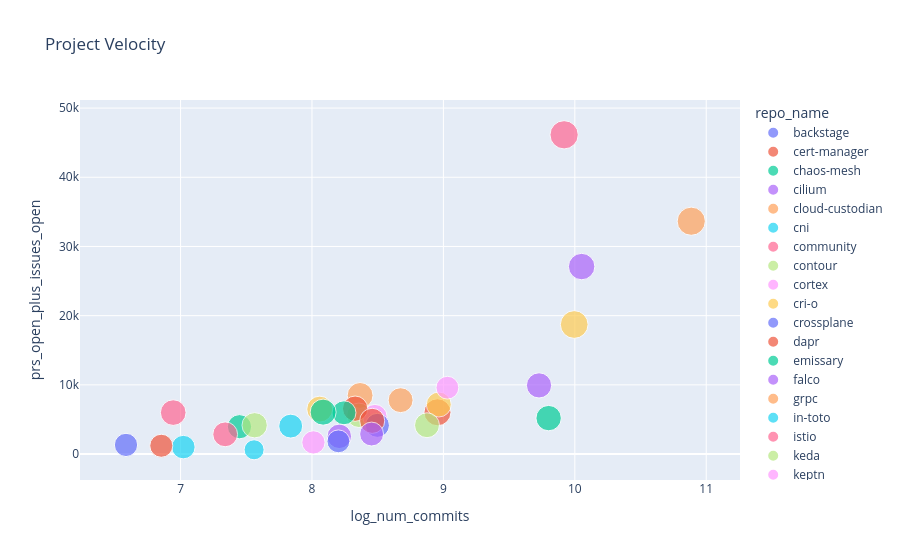

The code cell stored with this chart in its notebook:
### Code cell
fig.show()

### Figure 1 — Plotly figure (JSON) as saved in the notebook; plotly's stock layout.template omitted (floating-point values rounded to 4 significant figures)
{"data": [{"customdata": [["backstage"]], "hovertemplate": "repo_name=%{customdata[0]}<br>log_num_commits=%{x}<br>prs_open_plus_issues_open=%{y}<br>log_num_contrib=%{marker.size}<extra></extra>", "legendgroup": "backstage", "marker": {"color": "#636efa", "size": [7.433], "sizemode": "area", "sizeref": 0.02156, "symbol": "circle"}, "mode": "markers", "name": "backstage", "orientation": "v", "showlegend": true, "type": "scatter", "x": [10.61], "xaxis": "x", "y": [null], "yaxis": "y"}, {"customdata": [["cert-manager"]], "hovertemplate": "repo_name=%{customdata[0]}<br>log_num_commits=%{x}<br>prs_open_plus_issues_open=%{y}<br>log_num_contrib=%{marker.size}<extra></extra>", "legendgroup": "cert-manager", "marker": {"color": "#EF553B", "size": [7.87], "sizemode": "area", "sizeref": 0.02156, "symbol": "circle"}, "mode": "markers", "name": "cert-manager", "orientation": "v", "showlegend": true, "type": "scatter", "x": [8.955], "xaxis": "x", "y": [6036], "yaxis": "y"}, {"customdata": [["chaos-mesh"]], "hovertemplate": "repo_name=%{customdata[0]}<br>log_num_commits=%{x}<br>prs_open_plus_issues_open=%{y}<br>log_num_contrib=%{marker.size}<extra></extra>", "legendgroup": "chaos-mesh", "marker": {"color": "#00cc96", "size": [6.332], "sizemode": "area", "sizeref": 0.02156, "symbol": "circle"}, "mode": "markers", "name": "chaos-mesh", "orientation": "v", "showlegend": true, "type": "scatter", "x": [7.448], "xaxis": "x", "y": [3951], "yaxis": "y"}, {"customdata": [["cilium"]], "hovertemplate": "repo_name=%{customdata[0]}<br>log_num_commits=%{x}<br>prs_open_plus_issues_open=%{y}<br>log_num_contrib=%{marker.size}<extra></extra>", "legendgroup": "cilium", "marker": {"color": "#ab63fa", "size": [7.542], "sizemode": "area", "sizeref": 0.02156, "symbol": "circle"}, "mode": "markers", "name": "cilium", "orientation": "v", "showlegend": true, "type": "scatter", "x": [10.05], "xaxis": "x", "y": [27098], "yaxis": "y"}, {"customdata": [["cloud-custodian"]], "hovertemplate": "repo_name=%{customdata[0]}<br>log_num_commits=%{x}<br>prs_open_plus_issues_open=%{y}<br>log_num_contrib=%{marker.size}<extra></extra>", "legendgroup": "cloud-custodian", "marker": {"color": "#FFA15A", "size": [7.197], "sizemode": "area", "sizeref": 0.02156, "symbol": "circle"}, "mode": "markers", "name": "cloud-custodian", "orientation": "v", "showlegend": true, "type": "scatter", "x": [8.366], "xaxis": "x", "y": [8475], "yaxis": "y"}, {"customdata": [["cni"]], "hovertemplate": "repo_name=%{customdata[0]}<br>log_num_commits=%{x}<br>prs_open_plus_issues_open=%{y}<br>log_num_contrib=%{marker.size}<extra></extra>", "legendgroup": "cni", "marker": {"color": "#19d3f3", "size": [5.974], "sizemode": "area", "sizeref": 0.02156, "symbol": "circle"}, "mode": "markers", "name": "cni", "orientation": "v", "showlegend": true, "type": "scatter", "x": [7.021], "xaxis": "x", "y": [1006], "yaxis": "y"}, {"customdata": [["community"]], "hovertemplate": "repo_name=%{customdata[0]}<br>log_num_commits=%{x}<br>prs_open_plus_issues_open=%{y}<br>log_num_contrib=%{marker.size}<extra></extra>", "legendgroup": "community", "marker": {"color": "#FF6692", "size": [6.639], "sizemode": "area", "sizeref": 0.02156, "symbol": "circle"}, "mode": "markers", "name": "community", "orientation": "v", "showlegend": true, "type": "scatter", "x": [7.34], "xaxis": "x", "y": [2851], "yaxis": "y"}, {"customdata": [["contour"]], "hovertemplate": "repo_name=%{customdata[0]}<br>log_num_commits=%{x}<br>prs_open_plus_issues_open=%{y}<br>log_num_contrib=%{marker.size}<extra></extra>", "legendgroup": "contour", "marker": {"color": "#B6E880", "size": [6.463], "sizemode": "area", "sizeref": 0.02156, "symbol": "circle"}, "mode": "markers", "name": "contour", "orientation": "v", "showlegend": true, "type": "scatter", "x": [8.357], "xaxis": "x", "y": [5605], "yaxis": "y"}, {"customdata": [["cortex"]], "hovertemplate": "repo_name=%{customdata[0]}<br>log_num_commits=%{x}<br>prs_open_plus_issues_open=%{y}<br>log_num_contrib=%{marker.size}<extra></extra>", "legendgroup": "cortex", "marker": {"color": "#FF97FF", "size": [6.483], "sizemode": "area", "sizeref": 0.02156, "symbol": "circle"}, "mode": "markers", "name": "cortex", "orientation": "v", "showlegend": true, "type": "scatter", "x": [8.478], "xaxis": "x", "y": [5404], "yaxis": "y"}, {"customdata": [["cri-o"]], "hovertemplate": "repo_name=%{customdata[0]}<br>log_num_commits=%{x}<br>prs_open_plus_issues_open=%{y}<br>log_num_contrib=%{marker.size}<extra></extra>", "legendgroup": "cri-o", "marker": {"color": "#FECB52", "size": [6.726], "sizemode": "area", "sizeref": 0.02156, "symbol": "circle"}, "mode": "markers", "name": "cri-o", "orientation": "v", "showlegend": true, "type": "scatter", "x": [8.965], "xaxis": "x", "y": [7160], "yaxis": "y"}, {"customdata": [["crossplane"]], "hovertemplate": "repo_name=%{customdata[0]}<br>log_num_commits=%{x}<br>prs_open_plus_issues_open=%{y}<br>log_num_contrib=%{marker.size}<extra></extra>", "legendgroup": "crossplane", "marker": {"color": "#636efa", "size": [6.254], "sizemode": "area", "sizeref": 0.02156, "symbol": "circle"}, "mode": "markers", "name": "crossplane", "orientation": "v", "showlegend": true, "type": "scatter", "x": [8.498], "xaxis": "x", "y": [4149], "yaxis": "y"}, {"customdata": [["dapr"]], "hovertemplate": "repo_name=%{customdata[0]}<br>log_num_commits=%{x}<br>prs_open_plus_issues_open=%{y}<br>log_num_contrib=%{marker.size}<extra></extra>", "legendgroup": "dapr", "marker": {"color": "#EF553B", "size": [6.921], "sizemode": "area", "sizeref": 0.02156, "symbol": "circle"}, "mode": "markers", "name": "dapr", "orientation": "v", "showlegend": true, "type": "scatter", "x": [8.328], "xaxis": "x", "y": [6558], "yaxis": "y"}, {"customdata": [["emissary"]], "hovertemplate": "repo_name=%{customdata[0]}<br>log_num_commits=%{x}<br>prs_open_plus_issues_open=%{y}<br>log_num_contrib=%{marker.size}<extra></extra>", "legendgroup": "emissary", "marker": {"color": "#00cc96", "size": [6.951], "sizemode": "area", "sizeref": 0.02156, "symbol": "circle"}, "mode": "markers", "name": "emissary", "orientation": "v", "showlegend": true, "type": "scatter", "x": [9.801], "xaxis": "x", "y": [5197], "yaxis": "y"}, {"customdata": [["falco"]], "hovertemplate": "repo_name=%{customdata[0]}<br>log_num_commits=%{x}<br>prs_open_plus_issues_open=%{y}<br>log_num_contrib=%{marker.size}<extra></extra>", "legendgroup": "falco", "marker": {"color": "#ab63fa", "size": [6.452], "sizemode": "area", "sizeref": 0.02156, "symbol": "circle"}, "mode": "markers", "name": "falco", "orientation": "v", "showlegend": true, "type": "scatter", "x": [8.208], "xaxis": "x", "y": [2564], "yaxis": "y"}, {"customdata": [["grpc"]], "hovertemplate": "repo_name=%{customdata[0]}<br>log_num_commits=%{x}<br>prs_open_plus_issues_open=%{y}<br>log_num_contrib=%{marker.size}<extra></extra>", "legendgroup": "grpc", "marker": {"color": "#FFA15A", "size": [8.561], "sizemode": "area", "sizeref": 0.02156, "symbol": "circle"}, "mode": "markers", "name": "grpc", "orientation": "v", "showlegend": true, "type": "scatter", "x": [10.89], "xaxis": "x", "y": [33652], "yaxis": "y"}, {"customdata": [["in-toto"]], "hovertemplate": "repo_name=%{customdata[0]}<br>log_num_commits=%{x}<br>prs_open_plus_issues_open=%{y}<br>log_num_contrib=%{marker.size}<extra></extra>", "legendgroup": "in-toto", "marker": {"color": "#19d3f3", "size": [4.331], "sizemode": "area", "sizeref": 0.02156, "symbol": "circle"}, "mode": "markers", "name": "in-toto", "orientation": "v", "showlegend": true, "type": "scatter", "x": [7.56], "xaxis": "x", "y": [616], "yaxis": "y"}, {"customdata": [["istio"]], "hovertemplate": "repo_name=%{customdata[0]}<br>log_num_commits=%{x}<br>prs_open_plus_issues_open=%{y}<br>log_num_contrib=%{marker.size}<extra></extra>", "legendgroup": "istio", "marker": {"color": "#FF6692", "size": [8.624], "sizemode": "area", "sizeref": 0.02156, "symbol": "circle"}, "mode": "markers", "name": "istio", "orientation": "v", "showlegend": true, "type": "scatter", "x": [9.919], "xaxis": "x", "y": [46138], "yaxis": "y"}, {"customdata": [["keda"]], "hovertemplate": "repo_name=%{customdata[0]}<br>log_num_commits=%{x}<br>prs_open_plus_issues_open=%{y}<br>log_num_contrib=%{marker.size}<extra></extra>", "legendgroup": "keda", "marker": {"color": "#B6E880", "size": [6.912], "sizemode": "area", "sizeref": 0.02156, "symbol": "circle"}, "mode": "markers", "name": "keda", "orientation": "v", "showlegend": true, "type": "scatter", "x": [7.564], "xaxis": "x", "y": [4162], "yaxis": "y"}, {"customdata": [["keptn"]], "hovertemplate": "repo_name=%{customdata[0]}<br>log_num_commits=%{x}<br>prs_open_plus_issues_open=%{y}<br>log_num_contrib=%{marker.size}<extra></extra>", "legendgroup": "keptn", "marker": {"color": "#FF97FF", "size": [5.609], "sizemode": "area", "sizeref": 0.02156, "symbol": "circle"}, "mode": "markers", "name": "keptn", "orientation": "v", "showlegend": true, "type": "scatter", "x": [9.03], "xaxis": "x", "y": [9593], "yaxis": "y"}, {"customdata": [["keycloak"]], "hovertemplate": "repo_name=%{customdata[0]}<br>log_num_commits=%{x}<br>prs_open_plus_issues_open=%{y}<br>log_num_contrib=%{marker.size}<extra></extra>", "legendgroup": "keycloak", "marker": {"color": "#FECB52", "size": [8.299], "sizemode": "area", "sizeref": 0.02156, "symbol": "circle"}, "mode": "markers", "name": "keycloak", "orientation": "v", "showlegend": true, "type": "scatter", "x": [9.995], "xaxis": "x", "y": [18721], "yaxis": "y"}, {"customdata": [["kruise"]], "hovertemplate": "repo_name=%{customdata[0]}<br>log_num_commits=%{x}<br>prs_open_plus_issues_open=%{y}<br>log_num_contrib=%{marker.size}<extra></extra>", "legendgroup": "kruise", "marker": {"color": "#636efa", "size": [5.832], "sizemode": "area", "sizeref": 0.02156, "symbol": "circle"}, "mode": "markers", "name": "kruise", "orientation": "v", "showlegend": true, "type": "scatter", "x": [6.585], "xaxis": "x", "y": [1321], "yaxis": "y"}, {"customdata": [["kubeedge"]], "hovertemplate": "repo_name=%{customdata[0]}<br>log_num_commits=%{x}<br>prs_open_plus_issues_open=%{y}<br>log_num_contrib=%{marker.size}<extra></extra>", "legendgroup": "kubeedge", "marker": {"color": "#EF553B", "size": [6.813], "sizemode": "area", "sizeref": 0.02156, "symbol": "circle"}, "mode": "markers", "name": "kubeedge", "orientation": "v", "showlegend": true, "type": "scatter", "x": [8.458], "xaxis": "x", "y": [4800], "yaxis": "y"}, {"customdata": [["kubevela"]], "hovertemplate": "repo_name=%{customdata[0]}<br>log_num_commits=%{x}<br>prs_open_plus_issues_open=%{y}<br>log_num_contrib=%{marker.size}<extra></extra>", "legendgroup": "kubevela", "marker": {"color": "#00cc96", "size": [6.19], "sizemode": "area", "sizeref": 0.02156, "symbol": "circle"}, "mode": "markers", "name": "kubevela", "orientation": "v", "showlegend": true, "type": "scatter", "x": [8.244], "xaxis": "x", "y": [5965], "yaxis": "y"}, {"customdata": [["kubevirt"]], "hovertemplate": "repo_name=%{customdata[0]}<br>log_num_commits=%{x}<br>prs_open_plus_issues_open=%{y}<br>log_num_contrib=%{marker.size}<extra></extra>", "legendgroup": "kubevirt", "marker": {"color": "#ab63fa", "size": [6.865], "sizemode": "area", "sizeref": 0.02156, "symbol": "circle"}, "mode": "markers", "name": "kubevirt", "orientation": "v", "showlegend": true, "type": "scatter", "x": [9.728], "xaxis": "x", "y": [9923], "yaxis": "y"}, {"customdata": [["kyverno"]], "hovertemplate": "repo_name=%{customdata[0]}<br>log_num_commits=%{x}<br>prs_open_plus_issues_open=%{y}<br>log_num_contrib=%{marker.size}<extra></extra>", "legendgroup": "kyverno", "marker": {"color": "#FFA15A", "size": [6.693], "sizemode": "area", "sizeref": 0.02156, "symbol": "circle"}, "mode": "markers", "name": "kyverno", "orientation": "v", "showlegend": true, "type": "scatter", "x": [8.674], "xaxis": "x", "y": [7786], "yaxis": "y"}, {"customdata": [["litmus"]], "hovertemplate": "repo_name=%{customdata[0]}<br>log_num_commits=%{x}<br>prs_open_plus_issues_open=%{y}<br>log_num_contrib=%{marker.size}<extra></extra>", "legendgroup": "litmus", "marker": {"color": "#19d3f3", "size": [6.163], "sizemode": "area", "sizeref": 0.02156, "symbol": "circle"}, "mode": "markers", "name": "litmus", "orientation": "v", "showlegend": true, "type": "scatter", "x": [7.838], "xaxis": "x", "y": [4041], "yaxis": "y"}, {"customdata": [["longhorn"]], "hovertemplate": "repo_name=%{customdata[0]}<br>log_num_commits=%{x}<br>prs_open_plus_issues_open=%{y}<br>log_num_contrib=%{marker.size}<extra></extra>", "legendgroup": "longhorn", "marker": {"color": "#FF6692", "size": [7.093], "sizemode": "area", "sizeref": 0.02156, "symbol": "circle"}, "mode": "markers", "name": "longhorn", "orientation": "v", "showlegend": true, "type": "scatter", "x": [6.944], "xaxis": "x", "y": [5992], "yaxis": "y"}, {"customdata": [["nats-server"]], "hovertemplate": "repo_name=%{customdata[0]}<br>log_num_commits=%{x}<br>prs_open_plus_issues_open=%{y}<br>log_num_contrib=%{marker.size}<extra></extra>", "legendgroup": "nats-server", "marker": {"color": "#B6E880", "size": [6.683], "sizemode": "area", "sizeref": 0.02156, "symbol": "circle"}, "mode": "markers", "name": "nats-server", "orientation": "v", "showlegend": true, "type": "scatter", "x": [8.875], "xaxis": "x", "y": [4165], "yaxis": "y"}, {"customdata": [["notary"]], "hovertemplate": "repo_name=%{customdata[0]}<br>log_num_commits=%{x}<br>prs_open_plus_issues_open=%{y}<br>log_num_contrib=%{marker.size}<extra></extra>", "legendgroup": "notary", "marker": {"color": "#FF97FF", "size": [5.844], "sizemode": "area", "sizeref": 0.02156, "symbol": "circle"}, "mode": "markers", "name": "notary", "orientation": "v", "showlegend": true, "type": "scatter", "x": [8.011], "xaxis": "x", "y": [1685], "yaxis": "y"}, {"customdata": [["operator-sdk"]], "hovertemplate": "repo_name=%{customdata[0]}<br>log_num_commits=%{x}<br>prs_open_plus_issues_open=%{y}<br>log_num_contrib=%{marker.size}<extra></extra>", "legendgroup": "operator-sdk", "marker": {"color": "#FECB52", "size": [7.249], "sizemode": "area", "sizeref": 0.02156, "symbol": "circle"}, "mode": "markers", "name": "operator-sdk", "orientation": "v", "showlegend": true, "type": "scatter", "x": [8.059], "xaxis": "x", "y": [6496], "yaxis": "y"}, {"customdata": [["pack"]], "hovertemplate": "repo_name=%{customdata[0]}<br>log_num_commits=%{x}<br>prs_open_plus_issues_open=%{y}<br>log_num_contrib=%{marker.size}<extra></extra>", "legendgroup": "pack", "marker": {"color": "#636efa", "size": [5.642], "sizemode": "area", "sizeref": 0.02156, "symbol": "circle"}, "mode": "markers", "name": "pack", "orientation": "v", "showlegend": true, "type": "scatter", "x": [8.201], "xaxis": "x", "y": [1838], "yaxis": "y"}, {"customdata": [["spec"]], "hovertemplate": "repo_name=%{customdata[0]}<br>log_num_commits=%{x}<br>prs_open_plus_issues_open=%{y}<br>log_num_contrib=%{marker.size}<extra></extra>", "legendgroup": "spec", "marker": {"color": "#EF553B", "size": [5.743], "sizemode": "area", "sizeref": 0.02156, "symbol": "circle"}, "mode": "markers", "name": "spec", "orientation": "v", "showlegend": true, "type": "scatter", "x": [6.853], "xaxis": "x", "y": [1201], "yaxis": "y"}, {"customdata": [["thanos"]], "hovertemplate": "repo_name=%{customdata[0]}<br>log_num_commits=%{x}<br>prs_open_plus_issues_open=%{y}<br>log_num_contrib=%{marker.size}<extra></extra>", "legendgroup": "thanos", "marker": {"color": "#00cc96", "size": [7.321], "sizemode": "area", "sizeref": 0.02156, "symbol": "circle"}, "mode": "markers", "name": "thanos", "orientation": "v", "showlegend": true, "type": "scatter", "x": [8.085], "xaxis": "x", "y": [6057], "yaxis": "y"}, {"customdata": [["volcano"]], "hovertemplate": "repo_name=%{customdata[0]}<br>log_num_commits=%{x}<br>prs_open_plus_issues_open=%{y}<br>log_num_contrib=%{marker.size}<extra></extra>", "legendgroup": "volcano", "marker": {"color": "#ab63fa", "size": [6.153], "sizemode": "area", "sizeref": 0.02156, "symbol": "circle"}, "mode": "markers", "name": "volcano", "orientation": "v", "showlegend": true, "type": "scatter", "x": [8.454], "xaxis": "x", "y": [2893], "yaxis": "y"}], "layout": {"autosize": true, "legend": {"itemsizing": "constant", "title": {"text": "repo_name"}, "tracegroupgap": 0}, "title": {"text": "Project Velocity"}, "xaxis": {"anchor": "y", "autorange": true, "domain": [0, 1], "range": [6.275, 11.21], "title": {"text": "log_num_commits"}, "type": "linear"}, "yaxis": {"anchor": "x", "autorange": true, "domain": [0, 1], "range": [-6512.0, 54560.0], "title": {"text": "prs_open_plus_issues_open"}}}}
